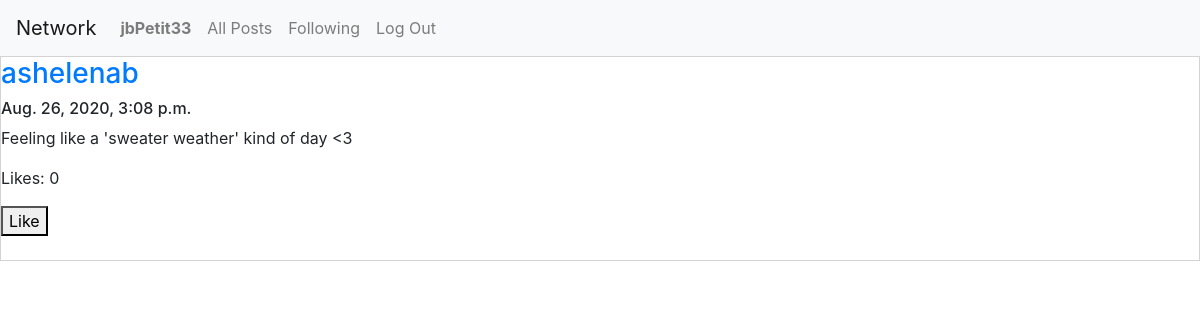
The page /following (signed in) on the database its author committed.
### network/models.py (models this page shows)
class User(AbstractUser):
    numFollowers = models.IntegerField(default = 0)
    numFollowing = models.IntegerField(default = 0)

class Post(models.Model):
    owner = models.ForeignKey(User, on_delete=models.CASCADE)
    content = models.CharField(max_length = 280)
    likes = models.IntegerField(default = 0)
    timestamp = models.DateTimeField()

### network/views.py (the view)
# urls.py: path("following", views.following, name="following"),
def following(request):
    postIDs = []
    following = Following.objects.filter(followingUser = request.user.id)
    for user in following:
        temp = Post.objects.filter(owner = user.followedUser)
        for post in temp:
            postIDs.append(post.pk)
    posts = Post.objects.filter(id__in = postIDs)
    print(posts)
    posts = posts.order_by("-timestamp").all()
    context = {"posts": posts, "title": "Following"}
    return render(request, "network/index.html", context)

### network/templates/network/index.html (shortened to what this page needs)
{% extends "network/layout.html" %}
{% load static %}
{% block body %}
<div id="post-view">
    {% for post in posts %}
        <div id="post" style="border: 1px solid lightgray;">
            <a href="{% url 'profile' post.owner %}"><h3>{{post.owner}}</h3></a>
            <h6>{{post.timestamp}}</h6>
            <p id="post-content">{{post.content}}</p>
            <p>Likes: {{post.likes}}</p>
            {% if request.user.is_authenticated %}
                {% if post.owner|stringformat:"s" == request.user.username|stringformat:"s" %}
                    <button type="button" class="editPost">Edit Post</button><br/><br/>
                {% else %}
                    <button type="button" class="likePost">Like</button><br/><br/>
                {% endif %}
            {% endif %}
        </div>
    {% endfor %}
</div>
{% endblock %}

### network/templates/network/layout.html (shortened to what this page needs)
{% load static %}
<!DOCTYPE html>
<html lang="en">
    <head>
        <link rel="stylesheet" href="https://stackpath.bootstrapcdn.com/bootstrap/4.4.1/css/bootstrap.min.css">
        <link href="{% static 'network/styles.css' %}" rel="stylesheet">
    </head>
    <body>
        <nav class="navbar navbar-expand-lg navbar-light bg-light">
            <a class="navbar-brand" href="#">Network</a>
            <div>
              <ul class="navbar-nav mr-auto">
                {% if user.is_authenticated %}
                    <li class="nav-item">
                        <a class="nav-link" href="{% url 'profile' user.username %}"><strong>{{ user.username }}</strong></a>
                    </li>
                {% endif %}
                <li class="nav-item">
                  <a class="nav-link" href="{% url 'index' %}">All Posts</a>
                </li>
                {% if user.is_authenticated %}
                    <li class="nav-item">
                        <a class="nav-link" href="{% url 'following' %}">Following</a>
                    </li>
                    <li class="nav-item">
                        <a class="nav-link" href="{% url 'logout' %}">Log Out</a>
                    </li>
                {% endif %}
              </ul>
            </div>
          </nav>
        <div class="body">
            {% block body %}
            {% endblock %}
        </div>
    </body>
</html>

### rows shown on the page
User: username "jbPetit33"
Post: owner "ashelenab", timestamp "Aug. 26, 2020, 3:08 p.m.", content "Feeling like a 'sweater weather' kind of day <3", likes "0", shows "Like"
